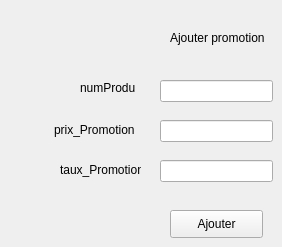
        <widget class="QWidget" name="tabPromo_2">
         <attribute name="title">
          <string>Ajouter</string>
         </attribute>
         <widget class="QLineEdit" name="prix_Promotion">
          <property name="geometry">
           <rect>
            <x>160</x>
            <y>120</y>
            <width>113</width>
            <height>22</height>
           </rect>
          </property>
         </widget>
         <widget class="QLineEdit" name="numProduit">
          <property name="geometry">
           <rect>
            <x>160</x>
            <y>80</y>
            <width>113</width>
            <height>22</height>
           </rect>
          </property>
         </widget>
         <widget class="QLineEdit" name="taux_Promotion">
          <property name="geometry">
           <rect>
            <x>160</x>
            <y>160</y>
            <width>113</width>
            <height>22</height>
           </rect>
          </property>
         </widget>
         <widget class="QLabel" name="label">
          <property name="geometry">
           <rect>
            <x>80</x>
            <y>80</y>
            <width>55</width>
            <height>16</height>
           </rect>
          </property>
          <property name="text">
           <string>numProduit</string>
          </property>
         </widget>
         <widget class="QLabel" name="label_2">
          <property name="geometry">
           <rect>
            <x>54</x>
            <y>120</y>
            <width>81</width>
            <height>20</height>
           </rect>
          </property>
          <property name="text">
           <string>prix_Promotion</string>
          </property>
         </widget>
         <widget class="QLabel" name="label_3">
          <property name="geometry">
           <rect>
            <x>60</x>
            <y>160</y>
            <width>81</width>
            <height>20</height>
           </rect>
          </property>
          <property name="text">
           <string>taux_Promotion</string>
          </property>
         </widget>
         <widget class="QLabel" name="label_5">
          <property name="geometry">
           <rect>
            <x>170</x>
            <y>30</y>
            <width>101</width>
            <height>16</height>
           </rect>
          </property>
          <property name="text">
           <string>Ajouter promotion</string>
          </property>
         </widget>
         <widget class="QPushButton" name="ajouterPromo">
          <property name="geometry">
           <rect>
            <x>170</x>
            <y>210</y>
            <width>93</width>
            <height>28</height>
           </rect>
          </property>
          <property name="text">
           <string>Ajouter</string>
          </property>
         </widget>
        </widget>
